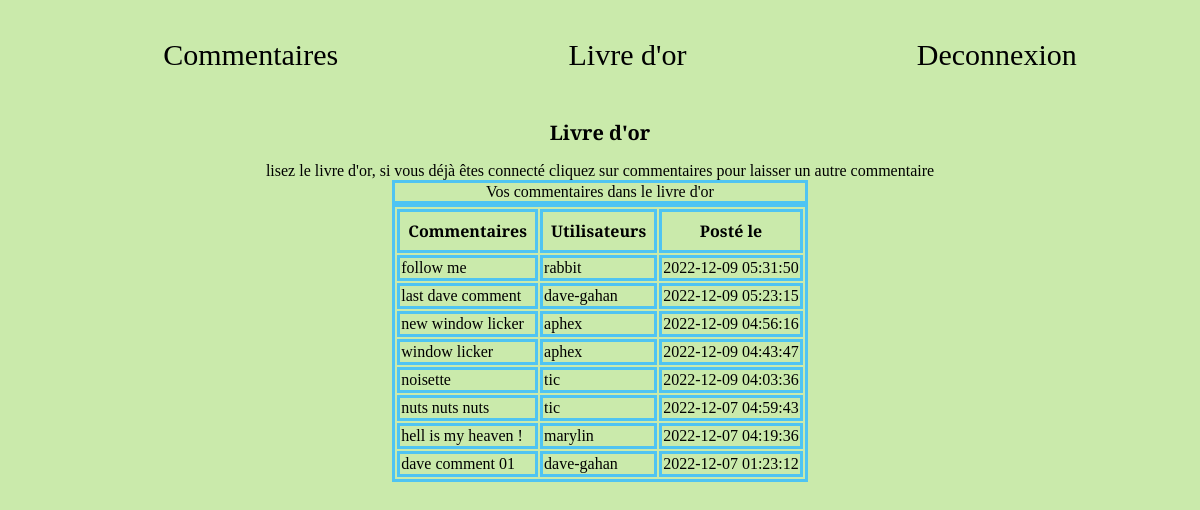
The page /livre-or.php on the database as committed earlier.
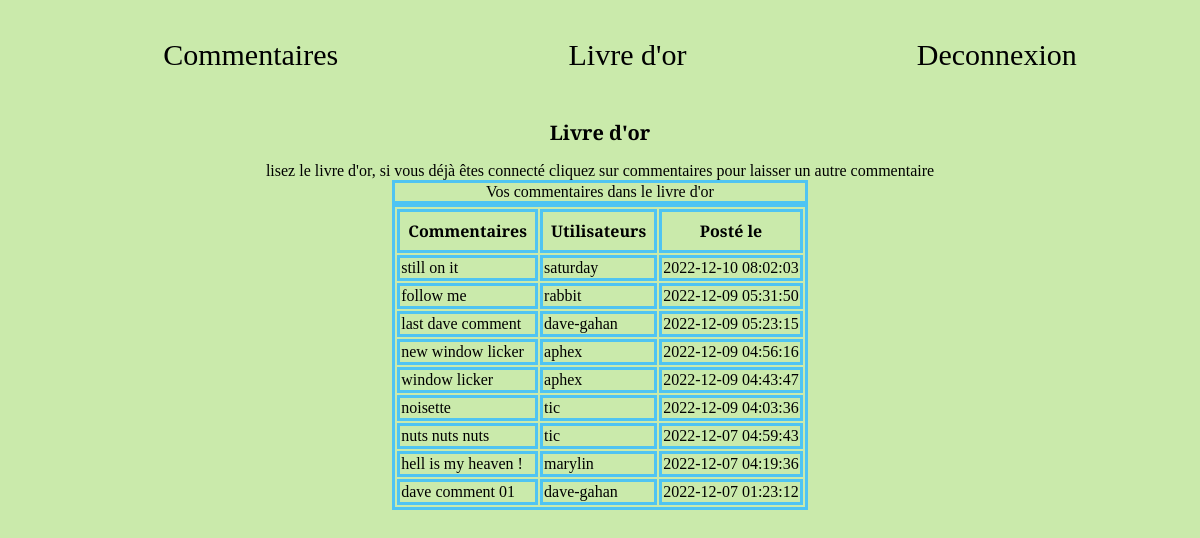
The same page on the database as committed later.
### tables this page shows
CREATE TABLE IF NOT EXISTS `commentaires` (
  `id` int(11) NOT NULL AUTO_INCREMENT,
  `commentaire` varchar(255) NOT NULL,
  `id_utilisateur` int(11) NOT NULL,
  `date` datetime NOT NULL,
  PRIMARY KEY (`id`)
);

CREATE TABLE IF NOT EXISTS `utilisateurs` (
  `id` int(11) NOT NULL AUTO_INCREMENT,
  `login` varchar(255) NOT NULL,
  `password` varchar(255) NOT NULL,
  PRIMARY KEY (`id`)
);

### livre-or.php (the view, shortened to what this page needs)
<?php
include "sqliconnect.php";
$indentify = "SELECT commentaire, login, date FROM `commentaires` INNER JOIN `utilisateurs` ON commentaires.id_utilisateur = utilisateurs.id ORDER BY date DESC";
$query = $conn->query($indentify);
$idenuser = $query->fetch_all();
?>
<!DOCTYPE html>
<html lang="FR">
  <head>
        <link rel="stylesheet" href="livre-or.css">
  </head>
  <header>
            <nav>
                <ul>
                    <li><a href="http://localhost/livre-or//commentaires.php">Commentaires</a></li>
                    <li><a href="http://localhost/livre-or//livre-or.php">Livre d'or</a></li>
                    <li><a href="http://localhost/livre-or//deconnexion.php">Deconnexion</a></li>
                </ul >
            </nav>
        </header>
    <body class ="mama01">
        <h2>Livre d'or</h2>
        <?php echo "lisez le livre d'or, si vous déjà êtes connecté cliquez sur commentaires pour laisser un autre commentaire";?>
        <form method="post">
            <table>
            <caption>Vos commentaires dans le livre d'or</caption>
                <tr> <th>Commentaires</th> <th>Utilisateurs</th> <th>Posté le</th> </tr>
            <?php
                foreach ($idenuser as $comment) {
                    echo "
                        <tr>
                            <td>$comment[0]</td>
                            <td>$comment[1]</td>
                            <td>$comment[2]</td>
                        </tr>
                    ";
                }
            ?>
            </table>
        </form>
    </body>
</html>

### livre-or.css (style rules this page uses)
body { background-color: rgb(202, 234, 171); font-family: 'Bree Serif', serif; display: flex; align-items: center; flex-direction: column; }
header { display: flex; font-size: 30px; width: 100%; }
nav { display: flex; justify-content: space-around; width: 100%; }
ul { display: flex; justify-content: space-around; list-style: none; width: 100% }
nav a { text-decoration: none; color: inherit; justify-content: space-between; align-items: center; }
form { display: flex; flex-direction: column; }
thead, th { padding: 8px; }
h2 { font-size: 20px; }
.mama01 { display: flex; align-items: center; align-content: stretch; flex-wrap: nowrap; flex-direction: column; }
table, caption, th, td { border: 3px solid rgb(79, 196, 242); }

Rows that differ between the two databases and show on the page:
added commentaires: commentaire "still on it", id_utilisateur.login "saturday", date "2022-12-10 08:02:03"
